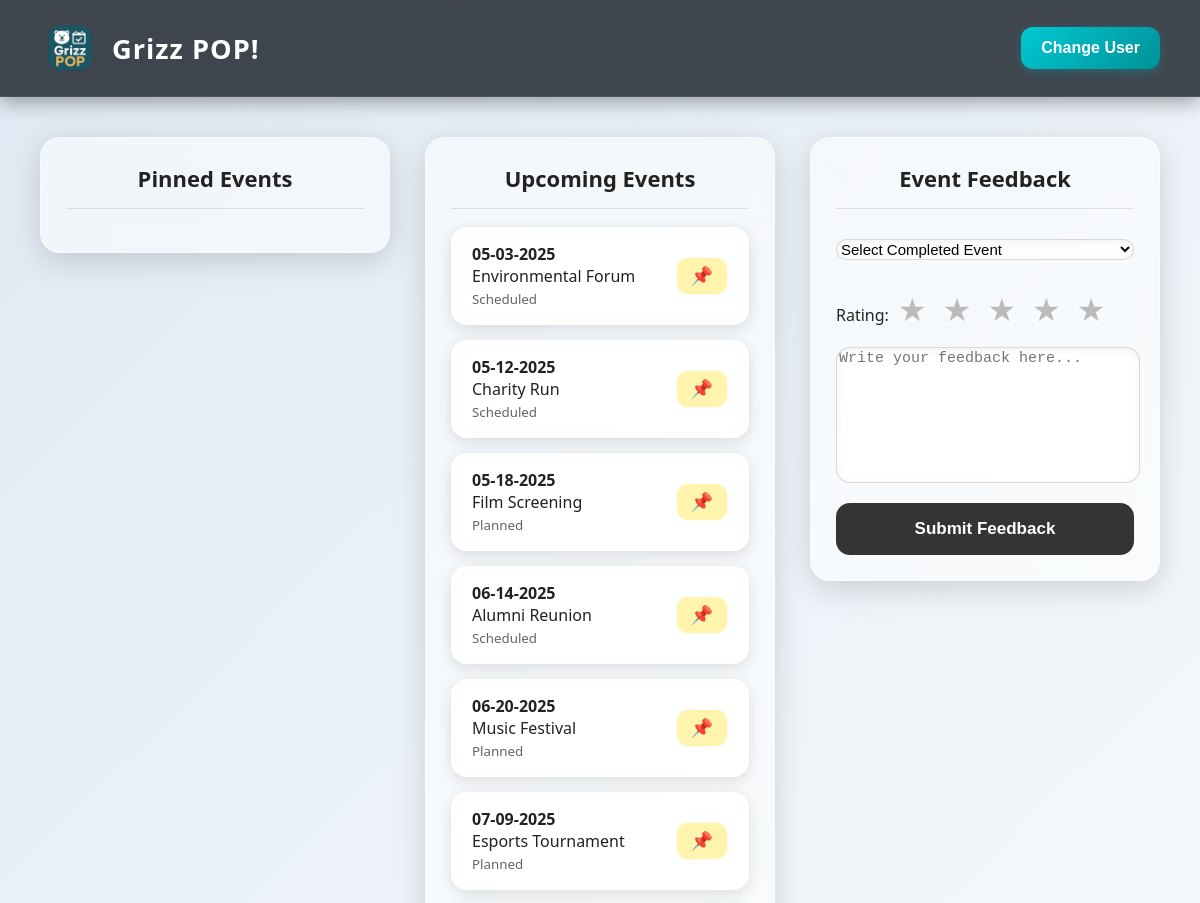
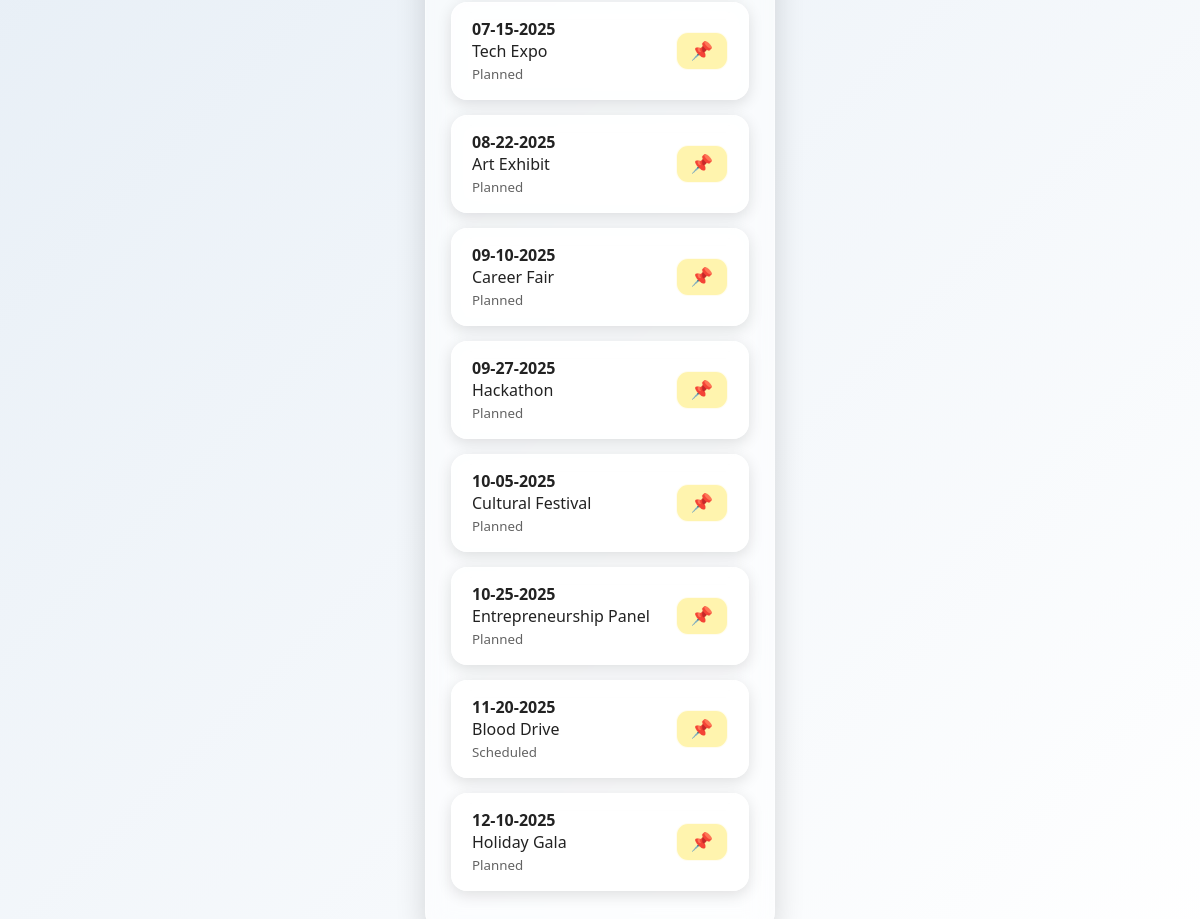
The page / on the database its author committed (2 pictures, top to bottom).
### tables this page shows
CREATE TABLE events (
    eventID INT AUTO_INCREMENT PRIMARY KEY,
    title VARCHAR(100) NOT NULL,
    description TEXT,
    location VARCHAR(100),
    date DATE,
    time TIME,
    status ENUM('Planned','Scheduled','Completed','Cancelled'),
    setupList VARCHAR(255),
    organizerID INT,
    FOREIGN KEY (organizerID) REFERENCES users(userID)
);

### index.php (the view, shortened to what this page needs)
<?php
$servername = "localhost";
$username = "root";
$password = "";
$dbname = "grizz_pop_database";
$conn = new mysqli($servername, $username, $password, $dbname);
$upcomingEvents = [];
$sql = "
  SELECT eventID, title, date, time, location, status
  FROM events
  WHERE status IN ('Planned', 'Scheduled')
  ORDER BY date ASC
";
$result = $conn->query($sql);
if ($result && $result->num_rows > 0) {
  while ($row = $result->fetch_assoc()) {
    $upcomingEvents[] = $row;
  }
}
?>
<!DOCTYPE html>
<html lang="en">
  <head>
    <link rel="stylesheet" href="index.css">
  </head>
  <body>
    <header>
            <div class="logo-container">
        <img src="images/Grizz POP.png" alt="Grizz POP Logo" class="logo">
        <span class="logo-text">Grizz POP!</span>
            </div>
        <button onclick="changeUser()">Change User</button>
    </header>
    <main>
      <section class="pinned">
        <h2>Pinned Events</h2>
      </section>
      <section class="upcoming">
        <h2>Upcoming Events</h2>
        <div id="upcomingList">
            <?php foreach ($upcomingEvents as $event): ?>
            <div class="event-card">
                <div>
                    <strong><?= date("m-d-Y", strtotime($event["date"])) ?></strong><br>
                            <?= htmlspecialchars($event["title"]) ?><br>
                       <small style="opacity:0.7;"><?= htmlspecialchars($event["status"]) ?></small>
                </div>
                <button class="pinButton" onclick="pinEvent('<?= addslashes($event["title"]) ?>')">📌</button>
        </div>
         <?php endforeach; ?>
        </div>
      </section>
      <section class="feedback">
        <h2>Event Feedback</h2>
        <form method="POST" id="feedbackForm">
          <select name="eventID" required>
            <option value="">Select Completed Event</option>
          </select>
          <br><br>
          <label>Rating:</label>
<div class="star-rating">
  <span data-value="1">★</span>
  <span data-value="2">★</span>
  <span data-value="3">★</span>
  <span data-value="4">★</span>
  <span data-value="5">★</span>
</div>
          <textarea name="feedbackText" placeholder="Write your feedback here..." required></textarea><br>
          <button type="submit">Submit Feedback</button>
        </form>
      </section>
    </main>
  </body>
</html>

### index.css (style rules this page uses)
body { margin: 0; padding: 0; font-family: "Segoe UI", Arial, sans-serif; background: linear-gradient(135deg, #dfe9f3, #ffffff); color: #222; }
body, section { animation: fadeIn 0.6s ease-in-out; }
header { display: flex; justify-content: space-between; align-items: center; padding: 18px 40px; background: rgba(34, 40, 49, 0.85); backdrop-filter: blur(10px); border-bottom: 1px solid rgba(255,255,255,0.08); box-shadow: 0 5px 18px rgba(0,0,0,0.35); color: white; }
header button { background: linear-gradient(135deg, #00c9d2, #009198); border: none; padding: 12px 20px; border-radius: 12px; color: white; cursor: pointer; font-size: 1rem; transition: 0.25s ease-in-out; font-weight: 600; box-shadow: 0 3px 10px rgba(0, 173, 181, 0.3); }
main { display: grid; grid-template-columns: 1fr 1fr 1fr; gap: 35px; padding: 40px; }
section { background: rgba(255, 255, 255, 0.55); backdrop-filter: blur(14px); border-radius: 20px; padding: 25px; box-shadow: 0 8px 30px rgba(0,0,0,0.15); border: 1px solid rgba(255,255,255,0.35); height: fit-content; }
section h2 { margin-top: 0; font-size: 22px; text-align: center; padding-bottom: 15px; border-bottom: 1px solid rgba(0,0,0,0.1); }
.event-card { background: rgba(255, 255, 255, 0.75); backdrop-filter: blur(10px); border-radius: 16px; padding: 15px 20px; margin-bottom: 15px; box-shadow: 0 4px 15px rgba(0,0,0,0.12); border: 1px solid rgba(255,255,255,0.5); transition: 0.2s; display: flex; justify-content: space-between; align-items: center; }
.pinButton { background: rgba(255, 240, 140, 0.7); border: 1px solid rgba(255,255,255,0.8); padding: 7px 14px; border-radius: 12px; cursor: pointer; font-size: 18px; transition: 0.2s; }
input, select, textarea { width: 100%; border-radius: 14px; border: 1px solid rgba(0,0,0,0.15); background: rgba(255,255,255,0.75); backdrop-filter: blur(10px); font-size: 15px; margin-top: 12px; box-shadow: inset 0 2px 8px rgba(0,0,0,0.05); }
textarea { height: 130px; resize: none; }
button[type="submit"] { margin-top: 15px; width: 100%; background: rgba(30, 30, 30, 0.9); color: white; padding: 16px; border-radius: 14px; border: none; font-size: 17px; font-weight: 600; cursor: pointer; transition: 0.2s; }
.logo-container { display: flex; align-items: center; gap: 12px; }
.logo { height: 60px; }
.logo-text { font-size: 1.7rem; letter-spacing: 1px; font-weight: 700; }
.star-rating { display: inline-flex; font-size: 32px; cursor: pointer; gap: 6px; }
.star-rating span { color: #bbbbbb; padding: 5px; transition: color 0.25s ease, transform 0.25s ease, text-shadow 0.25s ease; }

### rows shown on the page
events: date "05-03-2025", title "Environmental Forum", status "Scheduled"
events: date "05-12-2025", title "Charity Run", status "Scheduled"
events: date "05-18-2025", title "Film Screening", status "Planned"
events: date "06-14-2025", title "Alumni Reunion", status "Scheduled"
events: date "06-20-2025", title "Music Festival", status "Planned"
events: date "07-09-2025", title "Esports Tournament", status "Planned"
events: date "07-15-2025", title "Tech Expo", status "Planned"
events: date "08-22-2025", title "Art Exhibit", status "Planned"
events: date "09-10-2025", title "Career Fair", status "Planned"
events: date "09-27-2025", title "Hackathon", status "Planned"
events: date "10-05-2025", title "Cultural Festival", status "Planned"
events: date "10-25-2025", title "Entrepreneurship Panel", status "Planned"
events: date "11-20-2025", title "Blood Drive", status "Scheduled"
events: date "12-10-2025", title "Holiday Gala", status "Planned"
